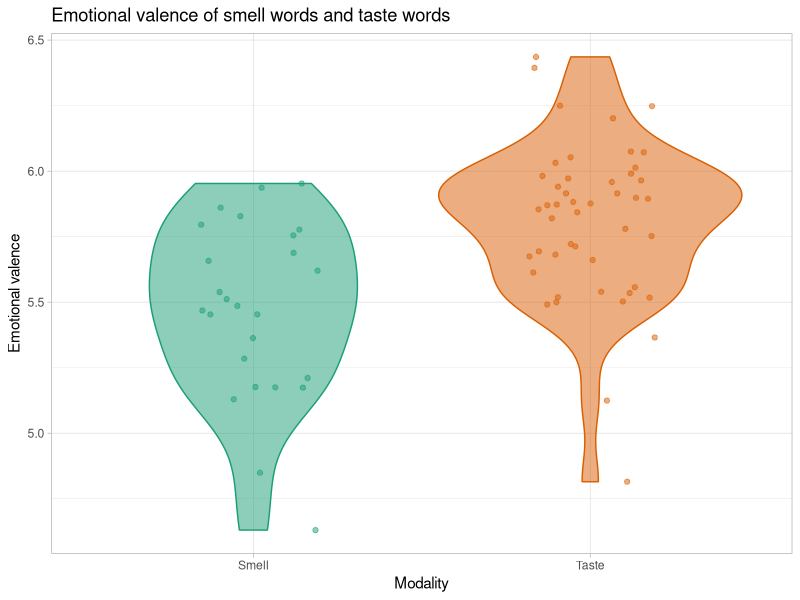
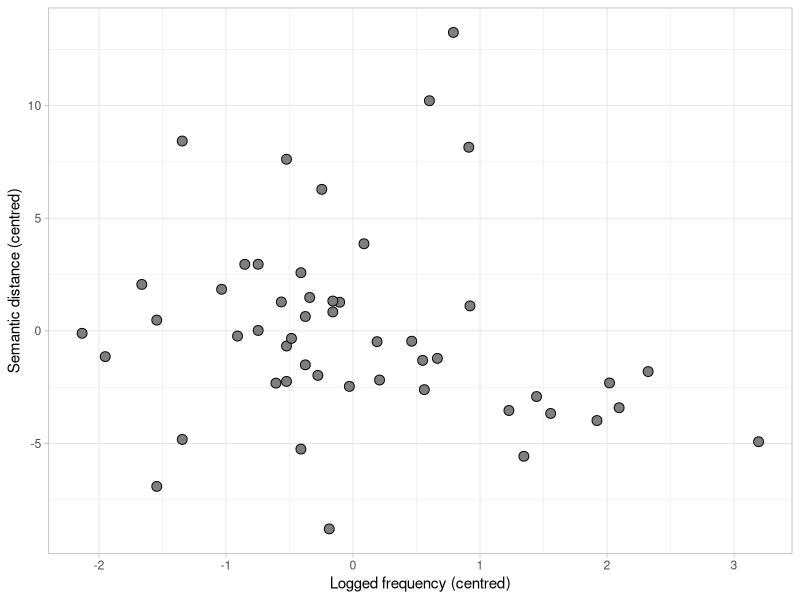

These figures' R source, in order: (Note: this script raises an error after producing the figures.)
## ---- chunk 1
#| label: setup
#| message: false
#| echo: false

library(tidyverse)
theme_set(theme_light())
library(lme4)
library(lmerTest)

options(ggplot2.discrete.fill = RColorBrewer::brewer.pal(8, "Dark2"))
options(ggplot2.discrete.colour = RColorBrewer::brewer.pal(8, "Dark2"))

options(dplyr.summarise.inform = FALSE)

my_seed <- 8878
## ---- chunk 2
#| label: senses-valence
#| message: false

senses_valence <- read_csv("data/senses_valence.csv") %>%
  filter(Modality %in% c("Smell", "Taste")) %>% 
  mutate(Modality = factor(Modality))
## ---- chunk 3
#| label: val-mod-violin
#| echo: false

senses_valence %>% 
  ggplot(aes(x = Modality, y = Val, fill = Modality, colour = Modality)) +
  geom_violin(alpha = 0.5) +
  geom_jitter(alpha = 0.5, width = 0.2) +
  theme(legend.position = 'none') +
  labs(
    y     = 'Emotional valence',
    title = 'Emotional valence of smell words and taste words'
  )
## ---- chunk 4
#| label: val-mod-contrasts

contrasts(senses_valence$Modality)
## ---- chunk 5
#| label: val-lm

val_lm <- lm(Val ~ Modality,
             data = senses_valence)
## ---- chunk 6
#| label: val-lm-summary
 
summary(val_lm)
## ---- chunk 7
#| label: val-lm-summary-coefs
#| echo: false
 
cat(capture.output(summary(val_lm))[9:12], sep = "\n")
## ---- chunk 8
#| label: si
#| message: false

si <- read_csv("data/si.csv") %>%
  mutate(
    SI = factor(SI, levels = c("no_scalar", "scalar")),  # make SI into a factor
    logfreq = log(freq),                                 # log the frequency
    logfreq_c = logfreq - mean(logfreq),                 # centre logfreq
    semdist_c = semdist - mean(semdist)                  # centre semdist
  )
## ---- chunk 9
#| label: si-contrasts

contrasts(si$SI)
## ---- chunk 10
#| label: si-plot

si %>%
  group_by(weak_adj) %>%
  summarise(
    prop_si = mean(as.numeric(SI) - 1),
    logfreq_c = mean(logfreq_c),
    semdist_c = mean(semdist_c)
  ) %>%
  ggplot(aes(logfreq_c, semdist_c, fill = prop_si)) +
  geom_point(size = 3, pch = 21) +
  scale_fill_distiller(type = "div") +
  labs(
    x = 'Logged frequency (centred)',
    y = 'Semantic distance (centred)',
    fill = 'Proportion\nof scalar\ninferences'
  )
## ---- chunk 11
#| label: si-glm

si_glm <- glm(SI ~ logfreq_c + semdist_c + logfreq_c:semdist_c,
              data = si,
              family = binomial(link = "logit"))
## ---- chunk 12
#| label: si-glm-summary

summary(si_glm)
